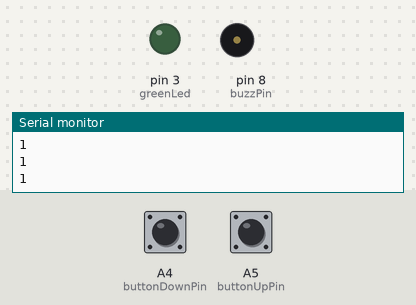
Bench run of a sketch on a simulated Arduino Uno, built with avr-gcc and run on an emulated ATmega328P. Shown: output pins drawn as LEDs (lit = HIGH), buzzer (waves = sounding, pin HIGH), the last lines printed to the serial monitor. The test bench sets the inputs (shaded band); at power-on: A5 (buttonUpPin) HIGH, A4 (buttonDownPin) HIGH.

Above: at 1.2 s.
1.3 s: A5 (buttonUpPin) pulled LOW for 1 s
At 3.4 s:
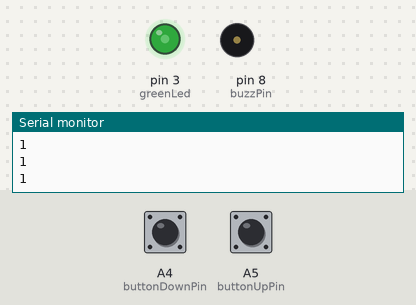
4.3 s: A5 (buttonUpPin) pulled LOW for 3.2 s
At 6.4 s:
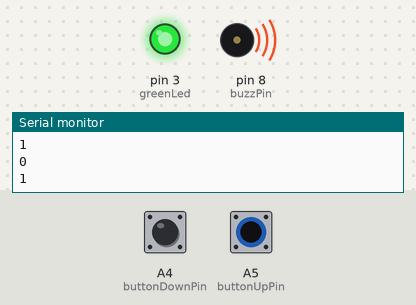
9.0 s: A4 (buttonDownPin) pulled LOW for 3.2 s
At 9.16 s:
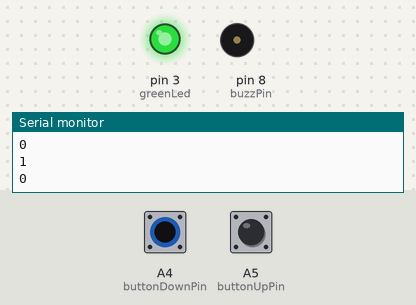
13.7 s: A5 (buttonUpPin) pulled LOW for 0.15 s
At 14.2 s:
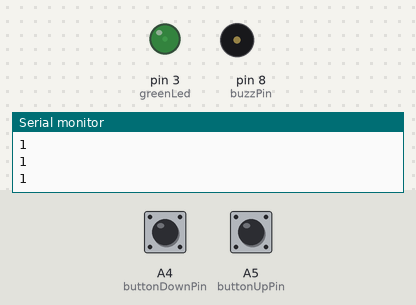
15.3 s: A4 (buttonDownPin) pulled LOW for 0.15 s
At 16.8 s:
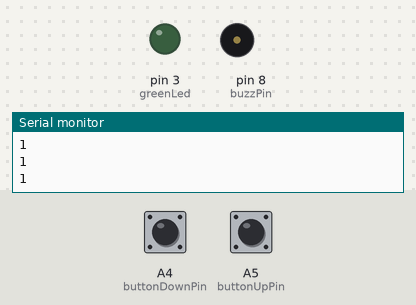
Timing chart, 0 to 17.9 s (numbered marks = the images above; inputs shaded):
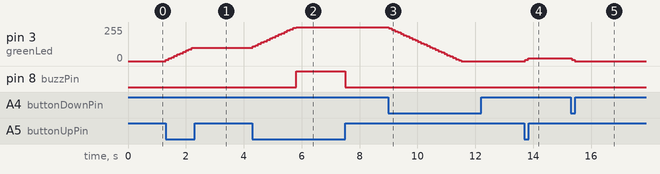

Measured:
- after the input at 1.3 s, pin 3 (greenLed): moves from 0/255 to 100/255 over 0.90 s, starting at once
- after the input at 4.3 s, pin 3 (greenLed): moves from 100/255 to 255/255 over 1.5 s, starting at once; pin 8 (buzzPin): LOW → HIGH after 1.5 s, → LOW 1.7 s later
- after the input at 9.0 s, pin 3 (greenLed): moves from 255/255 to 0/255 over 2.5 s, starting at once
- after the input at 13.7 s, pin 3 (greenLed): 0/255 → 10/255 at once, → 20/255 0.10 s later
- after the input at 15.3 s, pin 3 (greenLed): 20/255 → 10/255 at once, → 0/255 0.10 s later

The sketch:

dimmableLed.ino
```cpp
int buttonUpPin = A5;
int buttonDownPin = A4;

int greenLed = 3;
int ledVal = 0;
int buzzPin = 8;

int buttonUpStateNew;

int buttonDownStateNew;


int dt = 100;

void setup(){
    pinMode(buttonUpPin, INPUT);
    pinMode(buttonDownPin, INPUT);

    pinMode(greenLed, OUTPUT);
    pinMode(buzzPin, OUTPUT);
    Serial.begin(115200);
}
void loop(){
    buttonUpStateNew = digitalRead(buttonUpPin);
    buttonDownStateNew = digitalRead(buttonDownPin);
    Serial.println(buttonUpStateNew);
    Serial.println(buttonDownStateNew);
    if( buttonUpStateNew == 0){
        ledVal+=10;
        if(ledVal>255){
            digitalWrite(buzzPin,HIGH);
            ledVal=255;
        }else{
            digitalWrite(buzzPin,LOW);
        }
    }
    if(buttonDownStateNew == 0 ){
        ledVal-=10;
        if(ledVal<0){
            ledVal=0;
        }
    }
    if(ledVal==255&& buttonUpStateNew==1){
        digitalWrite(buzzPin,LOW);
    }
    analogWrite(greenLed, ledVal);

    delay(dt);
}
```
